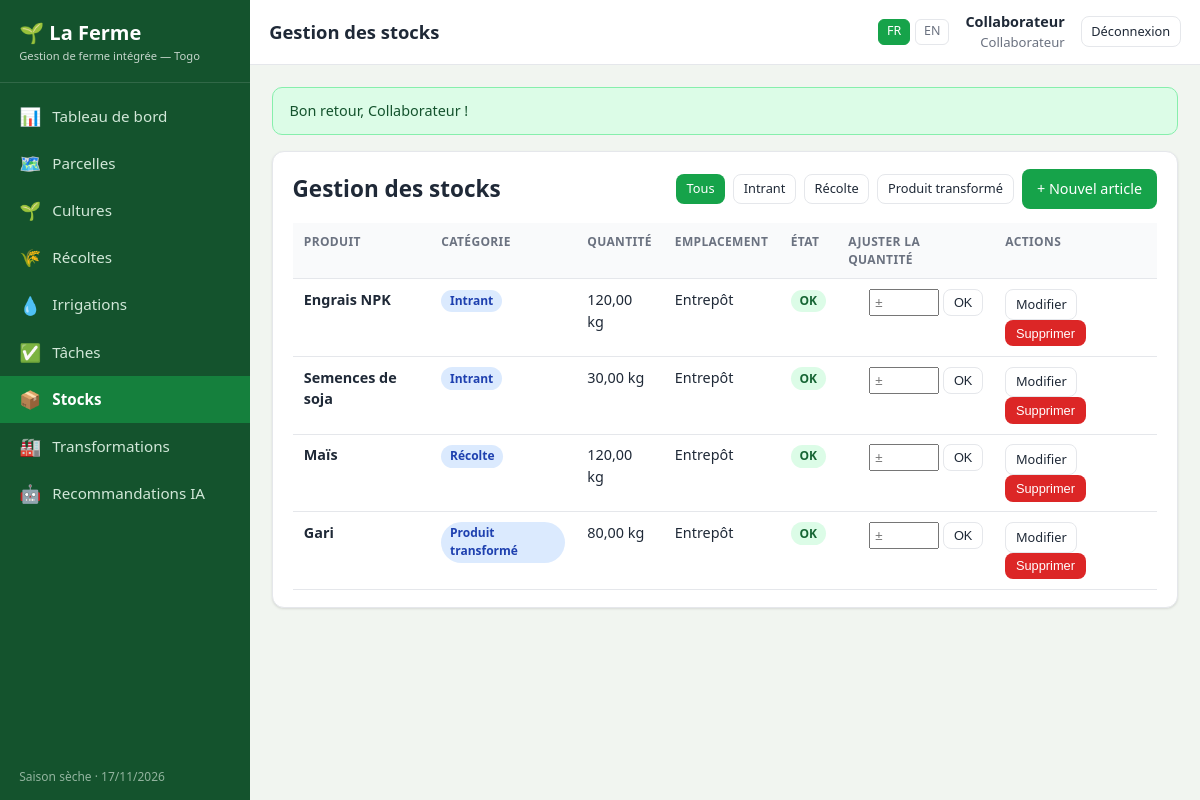
Screenshot of /stocks.php (signed in) with the database file from the repository.
### tables this page shows
CREATE TABLE `users` (
  `id` int(11) NOT NULL,
  `nom` varchar(120) NOT NULL,
  `email` varchar(160) NOT NULL,
  `mot_de_passe` varchar(255) NOT NULL,
  `role` enum('proprietaire','collaborateur') NOT NULL DEFAULT 'collaborateur',
  `langue` enum('fr','en') NOT NULL DEFAULT 'fr',
  `actif` tinyint(1) NOT NULL DEFAULT 1,
  `created_at` datetime NOT NULL DEFAULT current_timestamp()
);

CREATE TABLE `stocks` (
  `id` int(11) NOT NULL,
  `produit` varchar(150) NOT NULL,
  `categorie` enum('intrant','recolte','transforme') NOT NULL DEFAULT 'intrant',
  `quantite` decimal(12,2) NOT NULL DEFAULT 0.00,
  `unite` varchar(20) DEFAULT 'kg',
  `emplacement` varchar(120) DEFAULT NULL,
  `seuil_alerte` decimal(12,2) NOT NULL DEFAULT 0.00,
  `updated_at` datetime NOT NULL DEFAULT current_timestamp()
);

### includes/functions.php (called while the page is built, shortened)
<?php
require_once __DIR__ . '/db.php';
function current_lang(): string
{
    return $_SESSION['lang'] ?? 'fr';
}
function lang_dict(): array
{
    static $dict = null;
    if ($dict === null) {
        $dict = require __DIR__ . '/../lang/' . current_lang() . '.php';
    }
    return $dict;
}
function t(string $key): string
{
    $dict = lang_dict();
    if (isset($dict[$key])) {
        return $dict[$key];
    }
    return ucfirst(str_replace('_', ' ', $key));
}
function te(string $prefix, $value): string
{
    return t($prefix . '_' . $value);
}
function e($value): string
{
    return htmlspecialchars((string)$value, ENT_QUOTES, 'UTF-8');
}
function get_flashes(): array
{
    $f = $_SESSION['flash'] ?? [];
    return $f;
}
function current_user(): ?array
{
    static $user = null;
    if ($user === null) {
        $user = fetch_one('SELECT * FROM users WHERE id = ? AND actif = 1', [$_SESSION['user_id']]);
    }
    return $user ?: null;
}
function is_logged_in(): bool
{
    return current_user() !== null;
}
function require_login(): void
{
    if (!is_logged_in()) {
        redirect('login.php');
    }
}
function season_for_month(int $month): string
{
    return ($month >= 4 && $month <= 10) ? 'rainy' : 'dry';
}
function season_label(): string
{
    return t(season_for_month((int)date('n')) === 'rainy' ? 'season_rainy' : 'season_dry');
}

### includes/db.php (called while the page is built, shortened)
<?php
function db(): PDO
{
    static $pdo = null;
    if ($pdo instanceof PDO) {
        return $pdo;
    }
    $dsn = sprintf('mysql:host=%s;port=%s;dbname=%s;charset=utf8mb4', DB_HOST, DB_PORT, DB_NAME);
    try {
        $pdo = new PDO($dsn, DB_USER, DB_PASS, [
            PDO::ATTR_ERRMODE            => PDO::ERRMODE_EXCEPTION,
            PDO::ATTR_DEFAULT_FETCH_MODE => PDO::FETCH_ASSOC,
            PDO::ATTR_EMULATE_PREPARES   => false,
        ]);
    } catch (PDOException $e) {
        http_response_code(500);
        if (APP_DEBUG) {
            die('Connexion à la base de données impossible : ' . $e->getMessage()
                . '<br><br>Avez-vous exécuté <a href="' . BASE_URL . '/install.php">install.php</a> ?');
        }
        die('Erreur de connexion à la base de données.');
    }
    return $pdo;
}
function q(string $sql, array $params = []): PDOStatement
{
    $stmt = db()->prepare($sql);
    $stmt->execute($params);
    return $stmt;
}
function fetch_one(string $sql, array $params = []): ?array
{
    $row = q($sql, $params)->fetch();
    return $row === false ? null : $row;
}
function fetch_all(string $sql, array $params = []): array
{
    return q($sql, $params)->fetchAll();
}

### stocks.php (the view, shortened to what this page needs)
<?php
require_once __DIR__ . '/includes/functions.php';
require_login();
$active     = 'stocks';
$page_title = t('stocks_title');
$edit   = null;
$showForm = $edit !== null;
$cat = $_GET['categorie'] ?? '';
$where = in_array($cat, ['intrant', 'recolte', 'transforme'], true) ? 'WHERE categorie = ?' : '';
$stocks = fetch_all("SELECT * FROM stocks $where ORDER BY categorie, produit", $where ? [$cat] : []);
require __DIR__ . '/includes/header.php';
?>
<?php if ($showForm): ?>
<div class="card">
    <h2><?= empty($edit['id']) ? e(t('new_stock')) : e(t('details')) ?></h2>
    <form method="post">
        <?= csrf_field() ?>
        <input type="hidden" name="action" value="<?= empty($edit['id']) ? 'create' : 'update' ?>">
        <?php if (!empty($edit['id'])): ?><input type="hidden" name="id" value="<?= (int)$edit['id'] ?>"><?php endif; ?>
        <div class="form-grid">
            <div class="field">
                <label><?= e(t('produit')) ?></label>
                <input type="text" name="produit" required value="<?= e($edit['produit'] ?? '') ?>">
            </div>
            <div class="field">
                <label><?= e(t('categorie')) ?></label>
                <select name="categorie">
                    <?php foreach (['intrant', 'recolte', 'transforme'] as $c): ?>
                        <option value="<?= $c ?>" <?= ($edit['categorie'] ?? '') === $c ? 'selected' : '' ?>><?= e(te('cat', $c)) ?></option>
                    <?php endforeach; ?>
                </select>
            </div>
            <div class="field">
                <label><?= e(t('quantite')) ?></label>
                <input type="number" step="0.01" min="0" name="quantite" value="<?= e($edit['quantite'] ?? '') ?>">
            </div>
            <div class="field">
                <label><?= e(t('unite')) ?></label>
                <input type="text" name="unite" value="<?= e($edit['unite'] ?? 'kg') ?>">
            </div>
            <div class="field">
                <label><?= e(t('emplacement')) ?></label>
                <input type="text" name="emplacement" value="<?= e($edit['emplacement'] ?? t('warehouse')) ?>">
            </div>
            <div class="field">
                <label><?= e(t('seuil_alerte')) ?></label>
                <input type="number" step="0.01" min="0" name="seuil_alerte" value="<?= e($edit['seuil_alerte'] ?? 0) ?>">
            </div>
        </div>
        <div class="form-actions">
            <button class="btn btn-primary" type="submit"><?= e(t('save')) ?></button>
            <a class="btn btn-outline" href="<?= e(BASE_URL) ?>/stocks.php"><?= e(t('cancel')) ?></a>
        </div>
    </form>
</div>
<?php else: ?>
<div class="card">
    <div class="card-head">
        <h2><?= e(t('stocks_title')) ?></h2>
        <div class="row-between" style="gap:.5rem">
            <a class="btn btn-sm <?= $cat === '' ? 'btn-primary' : 'btn-outline' ?>" href="<?= e(BASE_URL) ?>/stocks.php"><?= e(t('all')) ?></a>
            <?php foreach (['intrant', 'recolte', 'transforme'] as $c): ?>
                <a class="btn btn-sm <?= $cat === $c ? 'btn-primary' : 'btn-outline' ?>" href="<?= e(BASE_URL) ?>/stocks.php?categorie=<?= $c ?>"><?= e(te('cat', $c)) ?></a>
            <?php endforeach; ?>
            <a class="btn btn-primary" href="<?= e(BASE_URL) ?>/stocks.php?action=new">+ <?= e(t('new_stock')) ?></a>
        </div>
    </div>
    <?php if (!$stocks): ?>
        <p class="empty"><?= e(t('no_records')) ?></p>
    <?php else: ?>
        <div class="table-wrap">
            <table class="tbl">
                <thead>
                    <tr>
                        <th><?= e(t('produit')) ?></th>
                        <th><?= e(t('categorie')) ?></th>
                        <th class="right"><?= e(t('quantite')) ?></th>
                        <th><?= e(t('emplacement')) ?></th>
                        <th><?= e(t('stock_status')) ?></th>
                        <th class="right"><?= e(t('adjust_quantity')) ?></th>
                        <th class="right"><?= e(t('actions')) ?></th>
                    </tr>
                </thead>
                <tbody>
                <?php foreach ($stocks as $s): ?>
                    <?php $low = (float)$s['quantite'] <= (float)$s['seuil_alerte']; ?>
                    <tr>
                        <td><strong><?= e($s['produit']) ?></strong></td>
                        <td><span class="badge badge-blue"><?= e(te('cat', $s['categorie'])) ?></span></td>
                        <td class="right"><?= number_format((float)$s['quantite'], 2, ',', ' ') ?> <?= e($s['unite']) ?></td>
                        <td><?= e($s['emplacement'] ?: '—') ?></td>
                        <td>
                            <?php if ($low): ?>
                                <span class="badge badge-red"><?= e(t('stock_faible')) ?></span>
                                <small class="muted">≤ <?= number_format((float)$s['seuil_alerte'], 0, ',', ' ') ?></small>
                            <?php else: ?>
                                <span class="badge badge-green"><?= e(t('stock_ok')) ?></span>
                            <?php endif; ?>
                        </td>
                        <td class="right">
                            <form method="post" class="inline-form" style="display:flex;gap:.25rem;justify-content:flex-end">
                                <input type="number" step="1" name="delta" style="width:70px;padding:.25rem" placeholder="±">
                                <button class="btn btn-sm btn-outline" type="submit">OK</button>
                            </form>
                        </td>
                        <td class="right">
                            <a class="btn btn-sm btn-outline" href="<?= e(BASE_URL) ?>/stocks.php?action=edit&id=<?= (int)$s['id'] ?>"><?= e(t('edit')) ?></a>
                            <form method="post" class="inline-form" data-confirm="<?= e(t('confirm_delete')) ?>">
                                <button class="btn btn-sm btn-danger" type="submit"><?= e(t('delete')) ?></button>
                            </form>
                        </td>
                    </tr>
                <?php endforeach; ?>
                </tbody>
            </table>
        </div>
    <?php endif; ?>
</div>
<?php endif; ?>
<?php require __DIR__ . '/includes/footer.php'; ?>

### includes/header.php (shortened to what this page needs)
<?php
require_once __DIR__ . '/functions.php';
$__u        = current_user();
$active     = $active ?? '';
$page_title = $page_title ?? t('nav_dashboard');
$__lang     = current_lang();
$__self     = basename($_SERVER['SCRIPT_NAME'] ?? 'index.php');
$__nav = [
    ['index.php',           '📊', t('nav_dashboard')],
    ['parcelles.php',       '🗺️', t('nav_parcelles')],
    ['cultures.php',        '🌱', t('nav_cultures')],
    ['recoltes.php',        '🌾', t('nav_recoltes')],
    ['irrigations.php',     '💧', t('nav_irrigations')],
    ['taches.php',          '✅', t('nav_taches')],
    ['stocks.php',          '📦', t('nav_stocks')],
    ['transformations.php', '🏭', t('nav_transformations')],
];
$__nav[] = ['recommandations.php', '🤖', t('nav_recommandations')];
?>
<!DOCTYPE html>
<html lang="<?= e($__lang) ?>">
<head>
    <link rel="stylesheet" href="<?= e(BASE_URL) ?>/assets/css/style.css">
</head>
<body>
<div class="app">
    <aside class="sidebar">
        <div class="brand">🌱 <?= e(APP_NAME) ?><small><?= e(t('tagline')) ?></small></div>
        <nav>
            <?php foreach ($__nav as $item): ?>
                <a href="<?= e(BASE_URL . '/' . $item[0]) ?>" class="<?= $active === basename($item[0], '.php') ? 'active' : '' ?>">
                    <span class="ico"><?= $item[1] ?></span><?= e($item[2]) ?>
                </a>
            <?php endforeach; ?>
        </nav>
        <div class="side-foot"><?= e(season_label()) ?> · <?= date('d/m/Y') ?></div>
    </aside>
    <div class="main">
        <header class="topbar">
            <h1><?= e($page_title) ?></h1>
            <div class="lang-switch">
                <?php foreach (LANGS as $code => $label):
                    $__q = $_GET;
                    $__q['lang'] = $code; ?>
                    <a href="<?= e($__self . '?' . http_build_query($__q)) ?>" class="<?= $__lang === $code ? 'active' : '' ?>"><?= e(strtoupper($code)) ?></a>
                <?php endforeach; ?>
            </div>
            <div class="who">
                <?php if ($__u): ?>
                    <strong><?= e($__u['nom']) ?></strong>
                    <?= e(te('role', $__u['role'])) ?>
                <?php endif; ?>
            </div>
            <a class="btn btn-outline btn-sm" href="<?= e(BASE_URL) ?>/logout.php"><?= e(t('nav_logout')) ?></a>
        </header>
        <main class="content">
            <?php foreach (get_flashes() as $fl): ?>
                <div class="alert alert-<?= $fl['type'] === 'error' ? 'error' : ($fl['type'] === 'warn' ? 'warn' : 'success') ?>">
                    <?= e($fl['message']) ?>
                </div>
            <?php endforeach; ?>

### assets/css/style.css (style rules this page uses)
:root { --green-900: #14532d; --green-700: #15803d; --green-600: #16a34a; --green-500: #22c55e; --green-100: #dcfce7; --earth: #b45309; --bg: #f1f5f0; --card: #ffffff; --text: #1f2937; --muted: #6b7280; --border: #e5e7eb; --danger: #dc2626; --warning: #d97706; --info: #2563eb; --radius: 12px; --shadow: 0 1px 3px rgba(0,0,0,.08), 0 1px 2px rgba(0,0,0,.04); }
* { box-sizing: border-box; }
html, body { margin: 0; padding: 0; }
body { font-family: "Segoe UI", system-ui, -apple-system, Roboto, Arial, sans-serif; background: var(--bg); color: var(--text); font-size: 15px; line-height: 1.5; }
a { color: var(--green-700); text-decoration: none; }
h1, h2, h3 { margin: 0 0 .6rem; line-height: 1.25; }
.right { text-align: right; }
.app { display: flex; min-height: 100vh; }
.sidebar { width: 250px; background: var(--green-900); color: #e6f4ea; display: flex; flex-direction: column; flex-shrink: 0; position: sticky; top: 0; height: 100vh; overflow-y: auto; }
.sidebar .brand { padding: 1.1rem 1.2rem; font-size: 1.25rem; font-weight: 700; color: #fff; border-bottom: 1px solid rgba(255,255,255,.12); }
.sidebar .brand small { display: block; font-size: .7rem; font-weight: 400; opacity: .75; }
.sidebar nav { padding: .6rem 0; flex: 1; }
.sidebar nav a { display: flex; align-items: center; gap: .7rem; padding: .65rem 1.2rem; color: #d1e7d8; font-size: .95rem; }
.sidebar nav a.active { background: var(--green-700); color: #fff; font-weight: 600; }
.sidebar nav a .ico { font-size: 1.1rem; }
.sidebar .side-foot { padding: .9rem 1.2rem; font-size: .75rem; opacity: .6; }
.main { flex: 1; display: flex; flex-direction: column; min-width: 0; }
.topbar { background: var(--card); border-bottom: 1px solid var(--border); padding: .7rem 1.2rem; display: flex; align-items: center; gap: 1rem; position: sticky; top: 0; z-index: 20; }
.topbar h1 { font-size: 1.15rem; margin: 0; flex: 1; }
.topbar .who { font-size: .82rem; color: var(--muted); text-align: right; }
.topbar .who strong { display: block; color: var(--text); font-size: .9rem; }
.lang-switch { display: flex; gap: .3rem; }
.lang-switch a { padding: .15rem .5rem; border: 1px solid var(--border); border-radius: 6px; font-size: .78rem; color: var(--muted); }
.lang-switch a.active { background: var(--green-600); color: #fff; border-color: var(--green-600); }
.content { padding: 1.4rem; max-width: 1200px; width: 100%; }
.card { background: var(--card); border: 1px solid var(--border); border-radius: var(--radius); box-shadow: var(--shadow); padding: 1.1rem 1.2rem; margin-bottom: 1.2rem; }
.card-head { display: flex; align-items: center; justify-content: space-between; gap: 1rem; margin-bottom: .9rem; flex-wrap: wrap; }
.card-head h2 { margin: 0; }
.row-between { display: flex; justify-content: space-between; align-items: center; gap: 1rem; flex-wrap: wrap; }
.btn { display: inline-flex; align-items: center; gap: .4rem; padding: .5rem .9rem; border-radius: 8px; border: 1px solid transparent; background: #e5e7eb; color: var(--text); cursor: pointer; font-size: .9rem; font-weight: 500; white-space: nowrap; }
.btn-primary { background: var(--green-600); color: #fff; }
.btn-outline { background: transparent; border-color: var(--border); color: var(--text); }
.btn-danger { background: var(--danger); color: #fff; }
.btn-sm { padding: .3rem .6rem; font-size: .8rem; }
.inline-form { display: inline; }
.table-wrap { overflow-x: auto; }
table.tbl { width: 100%; border-collapse: collapse; font-size: .9rem; }
table.tbl th, table.tbl td { padding: .6rem .7rem; text-align: left; border-bottom: 1px solid var(--border); vertical-align: top; }
table.tbl th { font-size: .75rem; text-transform: uppercase; letter-spacing: .03em; color: var(--muted); background: #f9fafb; }
.badge { display: inline-block; padding: .15rem .55rem; border-radius: 999px; font-size: .75rem; font-weight: 600; }
.badge-green { background: var(--green-100); color: var(--green-800, #166534); }
.badge-blue { background: #dbeafe; color: #1e40af; }
.alert { padding: .75rem 1rem; border-radius: 10px; margin-bottom: 1rem; font-size: .9rem; }
.alert-success { background: var(--green-100); color: #14532d; border: 1px solid #86efac; }

### rows the page displays
users: nom "Collaborateur", role "Collaborateur"
stocks: produit "Engrais NPK", categorie "Intrant", quantite "120,00", unite "kg", emplacement "Entrepôt"
stocks: produit "Semences de soja", categorie "Intrant", quantite "30,00", unite "kg", emplacement "Entrepôt"
stocks: produit "Maïs", categorie "Récolte", quantite "120,00", unite "kg", emplacement "Entrepôt"
stocks: produit "Gari", categorie "Produit transformé", quantite "80,00", unite "kg", emplacement "Entrepôt"

### other values shown
APP_NAME "La Ferme"
t('tagline') "Gestion de ferme intégrée — Togo"
$item[1] "📊"
$item[2] "Tableau de bord"
$item[1] "🗺️"
$item[2] "Parcelles"
$item[1] "🌱"
$item[2] "Cultures"
$item[1] "🌾"
$item[2] "Récoltes"
$item[1] "💧"
$item[2] "Irrigations"
$item[1] "✅"
$item[2] "Tâches"
$item[1] "📦"
